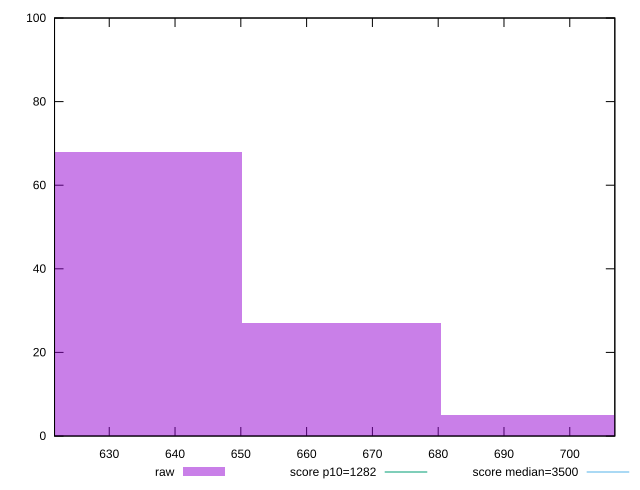

The script that saved this image:
reset

$raw <<EOF
635.1074807382754 68
665.3506941067648 27
695.5939074752541 5
EOF

set key outside below
set boxwidth 30.243213368489307
set xrange [621.6840000000002:706.8480000000004]
set yrange [0:100]
set trange [0:100]
set style fill transparent solid 0.5 noborder

set parametric
set terminal svg size 640, 490 enhanced background rgb 'white'
set output "report_00018_2021-02-10T15-25-16.877Z/bootup-time/samples/pages/raw/histogram.svg"

plot $raw title "raw" with boxes, \
     1282,t title "score p10=1282", \
     3500,t title "score median=3500"

reset
